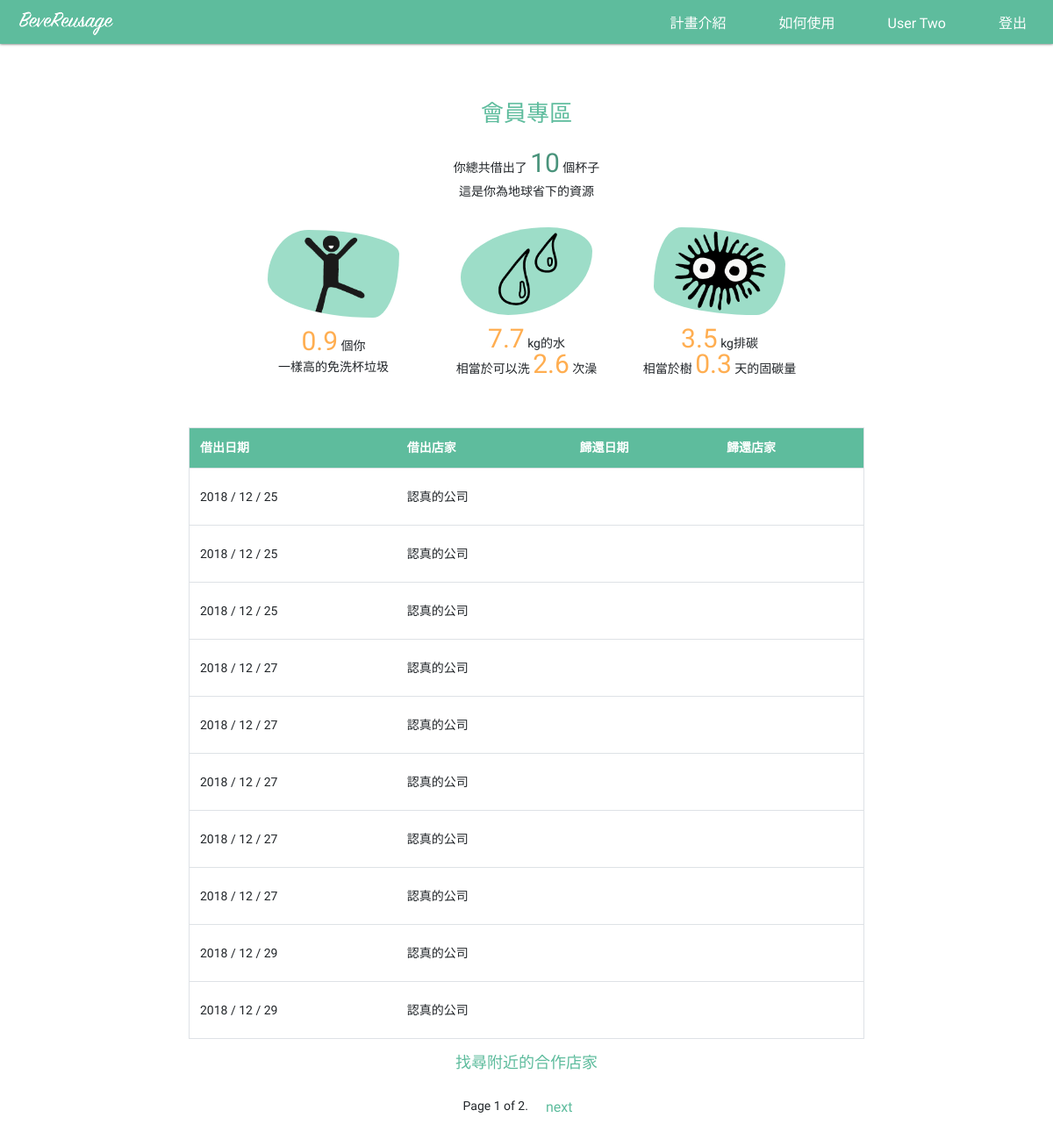
The page /interaction/customer/mycups/ (signed in) on the database as committed earlier.
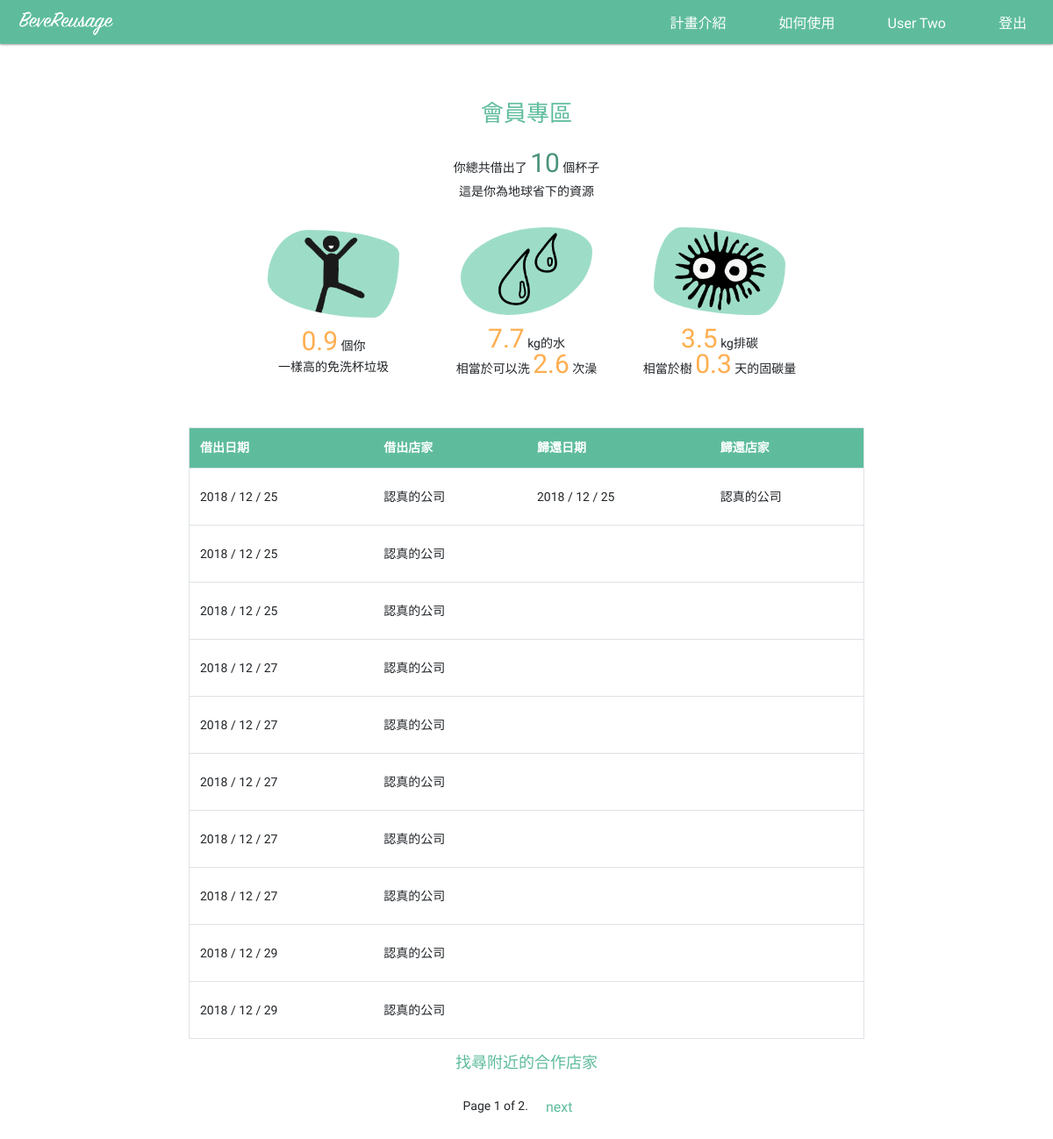
The same page on the database as committed later.
### interaction/models.py (models this page shows, shortened)
class CupUser(AbstractUser):
    username = models.CharField(
        error_messages={'unique': '有人使用這個名字了'},
        help_text='',
        max_length=150,
        unique=True,
        validators=[UnicodeUsernameValidator()],
        verbose_name='用戶名'
    )
    password = models.CharField(max_length=128, verbose_name='密碼')
    last_name = models.CharField(blank=True, max_length=150, verbose_name='姓氏')
    first_name = models.CharField(blank=True, max_length=30, verbose_name='名字')
    title = models.CharField(blank=True, null=True, max_length=300, verbose_name='公司稱號')
    address = models.CharField(blank=True, null=True, max_length=300, verbose_name='地址')
    phone_number = models.CharField(blank=True, null=True, max_length=10, help_text='e.g. 0912345678', verbose_name='電話號碼')
    is_customer = models.BooleanField(default=False, verbose_name='customer status')
    is_business = models.BooleanField(default=False, verbose_name='business status')
    @property
    def name(self):
        if self.first_name and self.last_name:
            english = r'(^[A-Za-z]+$)'
            if re.match(english, self.first_name+self.last_name):
                return ("%s %s" % (self.first_name, self.last_name))
            else:
                return self.last_name+self.first_name
        elif self.title:
            return self.title
        else:
            return self.username

class Record(models.Model):
    cup = models.ForeignKey('Cup', on_delete=models.SET_NULL, blank=True, null=True)
    user = models.ForeignKey('CupUser', related_name='user', on_delete=models.SET_NULL, blank=True, null=True)
    source = models.ForeignKey('CupUser', related_name='source', on_delete=models.SET_NULL, blank=True, null=True)
    destination = models.ForeignKey('CupUser', related_name='destination', on_delete=models.SET_NULL, blank=True, null=True)
    returned_at = models.DateTimeField(auto_now=True)        # record 被更新的時間就是杯子被還回來的時間
    loaned_out_at = models.DateTimeField(auto_now_add=True)  # 杯子被租出去的時間就是 record 建立的時間
    class meta:
        ordering = ['-loaned_out_at']

### interaction/views/customer.py (the view)
# urls.py: path('customer/mycups/', customer.CustomerRecordListView.as_view(), name='customer-view-cups'),
class CustomerRecordListView(LoginRequiredMixin, ListView):
    model = Record
    template_name ='customer_record.html'
    context_object_name = 'checked_out_records' # default is 'record_list'
    paginate_by = 10
    def get_queryset(self):
        return Record.objects.filter(user=self.request.user).order_by('loaned_out_at')

### interaction/templates/customer_record.html (shortened to what this page needs)
{% extends "base_generic.html" %}
{% block content %}
  {% if checked_out_records %}
   <h1>會員專區</h1>
   <div>
      <p>你總共借出了 <span id='customer-cup-count'>{{ checked_out_records | length }}</span> 個杯子
      </br>這是你為地球省下的資源
      </p>
      {% include "game_stats.html" %}
    </div>
    <div class="table_sec col-md-8">
      <table class="table table-hover">
        <thead class="table-head">
          <tr>
            <th scope="col">借出日期</th>
            <th scope="col">借出店家</th>
            <th scope="col">歸還日期</th>
            <th scope="col">歸還店家</th>
          </tr>
        </thead>
        {% for record in checked_out_records %}
        <tbody>
          <tr>
            <td>{{ record.loaned_out_at|date:"Y / m / d" }}</td>
            <td>{{ record.source.name }}</td>
            <td>{% if record.destination %} {{ record.returned_at|date:"Y / m / d" }} {% endif %}</td>
            <td>{{ record.destination.name }}</td>
          </tr>
        </tbody>
        {% endfor %}
      </table>
    </div>
  {% else %}
    <h3>歡迎！開始使用環保杯吧！</h3>
  {% endif %}
  <div class="col-md-12">
    <h3>找尋附近的合作店家</h3>
  </div>
  {% load static %}
{% endblock %}

### interaction/templates/base_generic.html (shortened to what this page needs)
<!DOCTYPE html>
<html lang="en">
<head>
  <link href="https://stackpath.bootstrapcdn.com/bootstrap/4.1.3/css/bootstrap.min.css" rel="stylesheet">
  <link rel="stylesheet" href="https://use.fontawesome.com/releases/v5.6.3/css/all.css">
  {% load static %}
  <link rel="stylesheet" href="{% static 'css/styles.css' %}">
</head>
<body data-spy="scroll" data-target="#navbarNav" data-offset="10">
  <div class="container-fluid">
    {% include "nav_bar.html" %}
    <div class="row padding_top">
      {% block content %}{% endblock %}
      {% block pagination %}
        {% if is_paginated %}
          <div class="pagination">
            <span class="page-links">
              <span class="page-current">
                <p>Page {{ page_obj.number }} of {{ page_obj.paginator.num_pages }}.</p>
              </span>
              {% if page_obj.has_next %}
                <a href="{{ request.path }}?page={{ page_obj.next_page_number }}">next</a>
              {% endif %}
            </span>
          </div>
        {% endif %}
      {% endblock %}
    </div>
  </div>
</body>
</html>

### interaction/templates/nav_bar.html (shortened to what this page needs)
<nav class="col-12 navbar">
  <a class="logo" href="{% url 'index' %}">
    {% load static %}
    <img class="navbar-logo" src="{% static 'asset/1x/logo_word.png' %}" alt="">
  </a>
  <div class="nav-toggler navbar-collapse">
    <div class="menu">
      <ul class="nav-list">
        <li class="nav-item">
          <a class="nav-link" href="/#sec_plan">計畫介紹</a>
        </li>
        <li class="nav-item">
          <a class="nav-link" href="/#sec_usage">如何使用</a>
        </li>
          {% if user.is_authenticated %}
            {% if user.is_customer %}
              <li class="nav-item"><a class="nav-link" href="{% url 'customer-view-cups' %}">{{ user.name }}</a></li>
            {% elif user.is_business %}
              <li class="nav-item"><a class="nav-link" href="{% url 'business-manage-cups' %}">{{ user.name }}</a></li>
            {% else %}
              <li class="nav-item nav-link"></li>
              <li class="nav-item"><a class="nav-link" href="">你是 {{ user.name }}</a></li>
              <li class="nav-item"><a class="nav-link" href="{% url 'customer-view-cups' %}">顧客頁面</a></li>
              <li class="nav-item"><a class="nav-link" href="{% url 'business-manage-cups' %}">商家頁面</a></li>
            {% endif %}
            <li class="nav-item"><a class="nav-link" href="{% url 'logout' %}?next="/" ">登出</a></li>
          {% endif %}
        </ul>
    </div>
  </div>
</nav>
{% load static %}

### interaction/templates/game_stats.html
<div class="row game_outcome">
  <div class="col-sm-12 col-md-4 game_small_sec">
        <div class="game_img game_img1"></div>
        <p><span class="game-scalable a3-1"></span>  個你</br>一樣高的免洗杯垃圾</p>
  </div>
  <div class="col-sm-12 col-md-4 game_small_sec">
        <div class="game_img game_img2"></div>
        <p><span class="game-scalable a3-2"></span>  kg的水</br>相當於可以洗 <span class="game-scalable a3-3"></span> 次澡</p>
  </div>
  <div class="col-sm-12 col-md-4 game_small_sec">
        <div class="game_img game_img3"></div>
        <p><span class="game-scalable a3-4"></span>  kg排碳</br>相當於樹 <span class="game-scalable a3-5"></span> 天的固碳量</p>
  </div>
</div>

Rows that differ between the two databases and show on the page:
changed Record (number 1 of 10 on the later page): returned_at (not shown) → "2018 / 12 / 25"; destination_id empty → 4 (drawn); destination.name (not shown) → "認真的公司"
